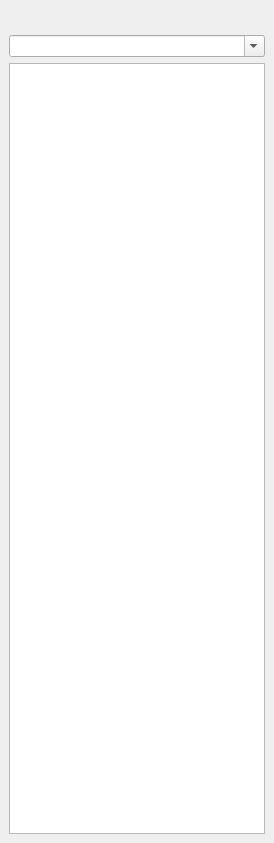
<?xml version="1.0" encoding="UTF-8"?>
<ui version="4.0">
 <class>FileSystemBrowser</class>
 <widget class="QDockWidget" name="FileSystemBrowser">
  <property name="geometry">
   <rect>
    <x>0</x>
    <y>0</y>
    <width>274</width>
    <height>843</height>
   </rect>
  </property>
  <property name="windowTitle">
   <string>File System Browser</string>
  </property>
  <widget class="QWidget" name="contents">
   <layout class="QVBoxLayout" name="verticalLayout">
    <property name="topMargin">
     <number>0</number>
    </property>
    <item alignment="Qt::AlignLeft">
     <widget class="QWidget" name="buttons" native="true">
      <layout class="QHBoxLayout" name="horizontalLayout">
       <property name="margin">
        <number>0</number>
       </property>
       <item>
        <widget class="QToolButton" name="parentDirectoryButton">
         <property name="toolTip">
          <string>Up</string>
         </property>
         <property name="text">
          <string/>
         </property>
         <property name="icon">
          <iconset>
           <normaloff>icons/actions/filesystem_parent_directory.png</normaloff>icons/actions/filesystem_parent_directory.png</iconset>
         </property>
         <property name="iconSize">
          <size>
           <width>22</width>
           <height>22</height>
          </size>
         </property>
         <property name="autoRaise">
          <bool>true</bool>
         </property>
        </widget>
       </item>
       <item>
        <widget class="QToolButton" name="homeDirectoryButton">
         <property name="toolTip">
          <string>Home</string>
         </property>
         <property name="text">
          <string/>
         </property>
         <property name="icon">
          <iconset>
           <normaloff>icons/actions/filesystem_home_directory.png</normaloff>icons/actions/filesystem_home_directory.png</iconset>
         </property>
         <property name="iconSize">
          <size>
           <width>22</width>
           <height>22</height>
          </size>
         </property>
         <property name="autoRaise">
          <bool>true</bool>
         </property>
        </widget>
       </item>
       <item>
        <widget class="QToolButton" name="projectDirectoryButton">
         <property name="toolTip">
          <string>Project Directory</string>
         </property>
         <property name="text">
          <string/>
         </property>
         <property name="icon">
          <iconset>
           <normaloff>icons/actions/filesystem_project_directory.png</normaloff>icons/actions/filesystem_project_directory.png</iconset>
         </property>
         <property name="iconSize">
          <size>
           <width>22</width>
           <height>22</height>
          </size>
         </property>
         <property name="autoRaise">
          <bool>true</bool>
         </property>
        </widget>
       </item>
       <item>
        <widget class="QToolButton" name="activeFileDirectoryButton">
         <property name="toolTip">
          <string>Locate active file</string>
         </property>
         <property name="text">
          <string/>
         </property>
         <property name="icon">
          <iconset>
           <normaloff>icons/actions/filesystem_active_file_directory.png</normaloff>icons/actions/filesystem_active_file_directory.png</iconset>
         </property>
         <property name="iconSize">
          <size>
           <width>22</width>
           <height>22</height>
          </size>
         </property>
         <property name="autoRaise">
          <bool>true</bool>
         </property>
        </widget>
       </item>
       <item>
        <spacer name="horizontalSpacer">
         <property name="orientation">
          <enum>Qt::Horizontal</enum>
         </property>
         <property name="sizeHint" stdset="0">
          <size>
           <width>40</width>
           <height>20</height>
          </size>
         </property>
        </spacer>
       </item>
      </layout>
     </widget>
    </item>
    <item>
     <widget class="QComboBox" name="pathBox">
      <property name="editable">
       <bool>true</bool>
      </property>
     </widget>
    </item>
    <item>
     <widget class="QListView" name="view">
      <property name="enabled">
       <bool>true</bool>
      </property>
     </widget>
    </item>
   </layout>
  </widget>
 </widget>
 <tabstops>
  <tabstop>view</tabstop>
  <tabstop>parentDirectoryButton</tabstop>
  <tabstop>homeDirectoryButton</tabstop>
  <tabstop>projectDirectoryButton</tabstop>
  <tabstop>activeFileDirectoryButton</tabstop>
  <tabstop>pathBox</tabstop>
 </tabstops>
 <resources/>
 <connections/>
</ui>
